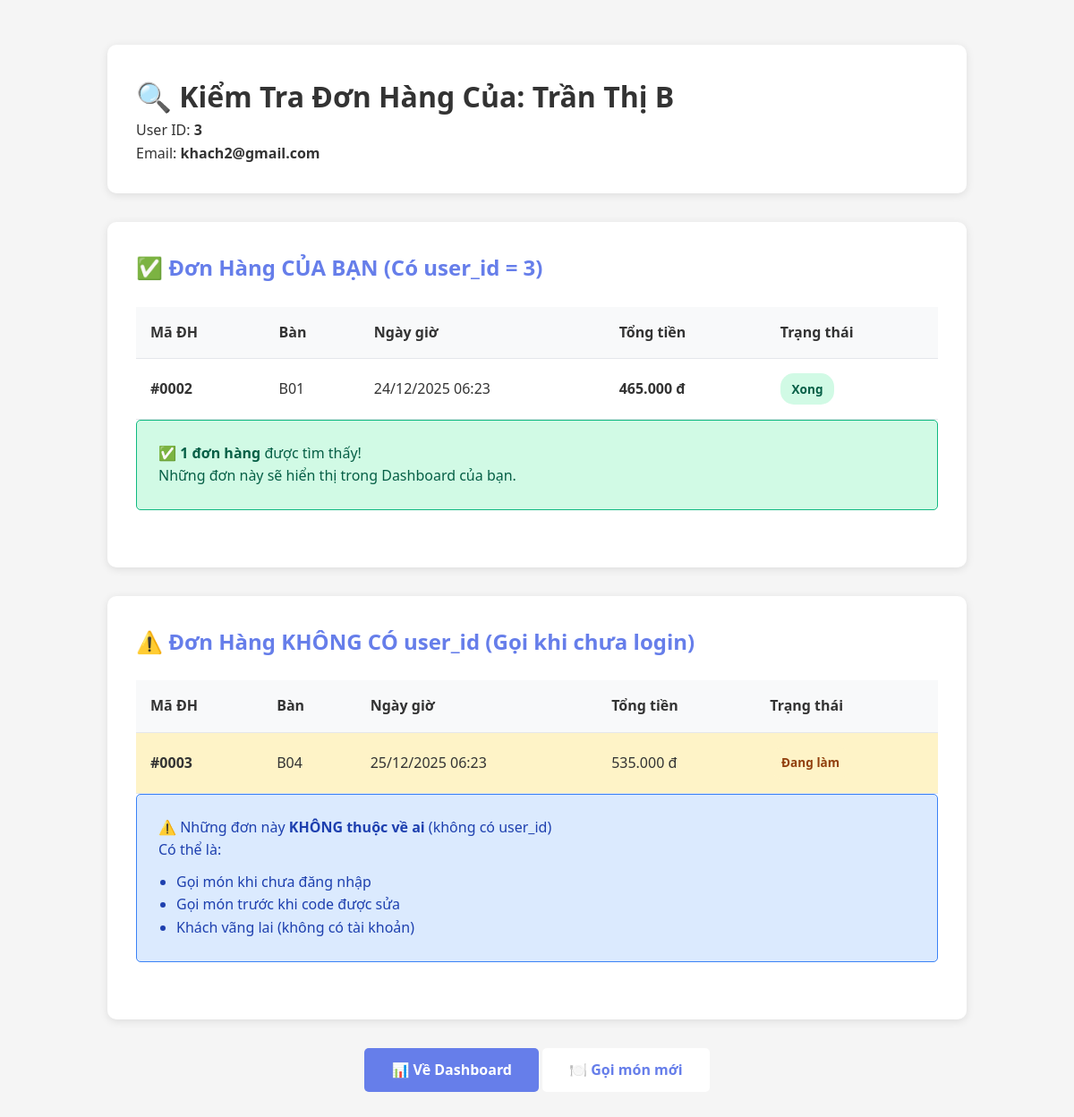
/check_my_orders.php (signed in), run on the app's committed database.
### tables this page shows
CREATE TABLE users (
    id INT PRIMARY KEY AUTO_INCREMENT,
    email VARCHAR(100) NOT NULL UNIQUE COMMENT 'Email đăng nhập (unique)',
    password VARCHAR(255) NOT NULL COMMENT 'Password đã hash (bcrypt)',
    full_name VARCHAR(100) NOT NULL COMMENT 'Họ và tên đầy đủ',
    phone VARCHAR(20) DEFAULT NULL COMMENT 'Số điện thoại',
    role ENUM('customer', 'admin') DEFAULT 'customer' COMMENT 'Vai trò: customer hoặc admin',
    status ENUM('active', 'inactive', 'banned') DEFAULT 'active' COMMENT 'Trạng thái tài khoản',
    avatar VARCHAR(255) DEFAULT NULL COMMENT 'Đường dẫn ảnh đại diện',
    address TEXT DEFAULT NULL COMMENT 'Địa chỉ',
    created_at TIMESTAMP DEFAULT CURRENT_TIMESTAMP COMMENT 'Thời gian tạo',
    updated_at TIMESTAMP DEFAULT CURRENT_TIMESTAMP ON UPDATE CURRENT_TIMESTAMP COMMENT 'Thời gian cập nhật',
    last_login TIMESTAMP NULL DEFAULT NULL COMMENT 'Lần đăng nhập cuối',
    
     
    INDEX idx_email (email),
    INDEX idx_role (role),
    INDEX idx_status (status),
    INDEX idx_created_at (created_at)
);

CREATE TABLE orders (
    id INT PRIMARY KEY AUTO_INCREMENT,
    order_number VARCHAR(20) DEFAULT NULL UNIQUE COMMENT 'Mã đơn hàng (tự động tạo)',
    user_id INT DEFAULT NULL COMMENT 'ID người dùng (nếu đã đăng nhập)',
    table_id INT NOT NULL COMMENT 'ID bàn',
    order_date DATETIME DEFAULT CURRENT_TIMESTAMP COMMENT 'Thời gian đặt hàng',
    total_amount DECIMAL(10, 2) DEFAULT 0 COMMENT 'Tổng tiền',
    discount_amount DECIMAL(10, 2) DEFAULT 0 COMMENT 'Số tiền giảm giá',
    final_amount DECIMAL(10, 2) DEFAULT 0 COMMENT 'Thành tiền cuối cùng',
    status ENUM('pending', 'preparing', 'ready', 'served', 'completed', 'paid', 'cancelled') DEFAULT 'pending' COMMENT 'Trạng thái đơn hàng',
    payment_method ENUM('cash', 'card', 'transfer', 'momo', 'zalopay') DEFAULT 'cash' COMMENT 'Phương thức thanh toán',
    payment_status ENUM('unpaid', 'paid', 'refunded') DEFAULT 'unpaid' COMMENT 'Trạng thái thanh toán',
    paid_at TIMESTAMP NULL DEFAULT NULL COMMENT 'Thời gian thanh toán',
    notes TEXT DEFAULT NULL COMMENT 'Ghi chú đơn hàng',
    created_at TIMESTAMP DEFAULT CURRENT_TIMESTAMP,
    updated_at TIMESTAMP DEFAULT CURRENT_TIMESTAMP ON UPDATE CURRENT_TIMESTAMP,
    
     
    FOREIGN KEY (user_id) REFERENCES users(id) 
        ON DELETE SET NULL 
        ON UPDATE CASCADE,
    FOREIGN KEY (table_id) REFERENCES tables(id)
        ON DELETE RESTRICT 
        ON UPDATE CASCADE,
    
     
    INDEX idx_order_number (order_number),
    INDEX idx_user_id (user_id),
    INDEX idx_table_id (table_id),
    INDEX idx_order_date (order_date),
    INDEX idx_status (status),
    INDEX idx_payment_status (payment_status),
    INDEX idx_created_at (created_at)
);

CREATE TABLE tables (
    id INT PRIMARY KEY AUTO_INCREMENT,
    table_number VARCHAR(10) NOT NULL UNIQUE COMMENT 'Số bàn (VD: B01, B02)',
    capacity INT NOT NULL COMMENT 'Sức chứa (số người)',
    floor INT DEFAULT 1 COMMENT 'Tầng (1, 2, 3...)',
    location VARCHAR(100) DEFAULT NULL COMMENT 'Vị trí (VD: Gần cửa sổ, Góc yên tĩnh)',
    status ENUM('empty', 'occupied', 'reserved', 'cleaning', 'maintenance') DEFAULT 'empty' COMMENT 'Trạng thái bàn',
    notes TEXT DEFAULT NULL COMMENT 'Ghi chú về bàn',
    created_at TIMESTAMP DEFAULT CURRENT_TIMESTAMP,
    updated_at TIMESTAMP DEFAULT CURRENT_TIMESTAMP ON UPDATE CURRENT_TIMESTAMP,
    
    INDEX idx_table_number (table_number),
    INDEX idx_status (status),
    INDEX idx_floor (floor),
    INDEX idx_capacity (capacity)
);

### auth.php (called while the page is built, shortened)
<?php
require_once 'config.php';
function getCurrentUser() {
    $conn = getDBConnection();
    $user_id = $_SESSION['user_id'];
    $result = $conn->query("SELECT id, email, full_name, phone, role FROM users WHERE id = $user_id");
    if ($result && $result->num_rows > 0) {
        return $result->fetch_assoc();
    }
    return null;
}
?>

### config.php (called while the page is built, shortened)
<?php
function formatCurrency($amount) {
    return number_format($amount, 0, ',', '.') . ' đ';
}
function formatDateTime($datetime) {
    return date('d/m/Y H:i', strtotime($datetime));
}
?>

### check_my_orders.php (the view, shortened to what this page needs)
<?php
require_once 'config.php';
require_once 'auth.php';
$conn = getDBConnection();
$user = getCurrentUser();
$user_id = $_SESSION['user_id'];
$my_orders = $conn->query("
    SELECT o.*, t.table_number
    FROM orders o
    LEFT JOIN tables t ON o.table_id = t.id
    WHERE o.user_id = $user_id
    ORDER BY o.order_date DESC
");
$no_user_orders = $conn->query("
    SELECT o.*, t.table_number
    FROM orders o
    LEFT JOIN tables t ON o.table_id = t.id
    WHERE o.user_id IS NULL
    ORDER BY o.order_date DESC
    LIMIT 10
");
?>
<!DOCTYPE html>
<html lang="vi">
<head>
    <link rel="stylesheet" href="assets/css/style.css">
</head>
<body>
    <div class="container" style="max-width: 1000px; margin: 50px auto;">
        <div class="admin-section">
            <h1>🔍 Kiểm Tra Đơn Hàng Của: <?php echo htmlspecialchars($user['full_name']); ?></h1>
            <p>User ID: <strong><?php echo $user_id; ?></strong></p>
            <p>Email: <strong><?php echo htmlspecialchars($user['email']); ?></strong></p>
        </div>
        <div class="admin-section">
            <h2>✅ Đơn Hàng CỦA BẠN (Có user_id = <?php echo $user_id; ?>)</h2>
            <?php if ($my_orders->num_rows > 0): ?>
            <div class="table-responsive">
                <table class="data-table">
                    <thead>
                        <tr>
                            <th>Mã ĐH</th>
                            <th>Bàn</th>
                            <th>Ngày giờ</th>
                            <th>Tổng tiền</th>
                            <th>Trạng thái</th>
                        </tr>
                    </thead>
                    <tbody>
                        <?php while ($order = $my_orders->fetch_assoc()): ?>
                        <tr>
                            <td><strong>#<?php echo str_pad($order['id'], 4, '0', STR_PAD_LEFT); ?></strong></td>
                            <td><?php echo $order['table_number']; ?></td>
                            <td><?php echo formatDateTime($order['order_date']); ?></td>
                            <td><strong><?php echo formatCurrency($order['total_amount']); ?></strong></td>
                            <td>
                                <span class="badge badge-<?php echo $order['status']; ?>">
                                    <?php
                                    $status = [
                                        'pending' => 'Chờ',
                                        'preparing' => 'Đang làm',
                                        'completed' => 'Xong',
                                        'paid' => 'Đã thanh toán'
                                    ];
                                    echo $status[$order['status']];
                                    ?>
                                </span>
                            </td>
                        </tr>
                        <?php endwhile; ?>
                    </tbody>
                </table>
            </div>
            <div class="alert alert-success">
                <p>✅ <strong><?php echo $my_orders->num_rows; ?> đơn hàng</strong> được tìm thấy!</p>
                <p>Những đơn này sẽ hiển thị trong Dashboard của bạn.</p>
            </div>
            <?php endif; ?>
        </div>
        <div class="admin-section">
            <h2>⚠️ Đơn Hàng KHÔNG CÓ user_id (Gọi khi chưa login)</h2>
            <?php if ($no_user_orders->num_rows > 0): ?>
            <div class="table-responsive">
                <table class="data-table">
                    <thead>
                        <tr>
                            <th>Mã ĐH</th>
                            <th>Bàn</th>
                            <th>Ngày giờ</th>
                            <th>Tổng tiền</th>
                            <th>Trạng thái</th>
                        </tr>
                    </thead>
                    <tbody>
                        <?php while ($order = $no_user_orders->fetch_assoc()): ?>
                        <tr style="background: #fef3c7;">
                            <td><strong>#<?php echo str_pad($order['id'], 4, '0', STR_PAD_LEFT); ?></strong></td>
                            <td><?php echo $order['table_number']; ?></td>
                            <td><?php echo formatDateTime($order['order_date']); ?></td>
                            <td><?php echo formatCurrency($order['total_amount']); ?></td>
                            <td>
                                <span class="badge badge-<?php echo $order['status']; ?>">
                                    <?php
                                    $status = [
                                        'pending' => 'Chờ',
                                        'preparing' => 'Đang làm',
                                        'completed' => 'Xong',
                                        'paid' => 'Đã thanh toán'
                                    ];
                                    echo $status[$order['status']];
                                    ?>
                                </span>
                            </td>
                        </tr>
                        <?php endwhile; ?>
                    </tbody>
                </table>
            </div>
            <div class="alert alert-info">
                <p>⚠️ Những đơn này <strong>KHÔNG thuộc về ai</strong> (không có user_id)</p>
                <p>Có thể là:</p>
                <ul style="margin: 10px 0 0 20px;">
                    <li>Gọi món khi chưa đăng nhập</li>
                    <li>Gọi món trước khi code được sửa</li>
                    <li>Khách vãng lai (không có tài khoản)</li>
                </ul>
            </div>
            <?php else: ?>
            <p style="text-align: center; color: #666;">Không có đơn nào không có user_id</p>
            <?php endif; ?>
        </div>
        <div style="text-align: center; margin-top: 30px;">
            <a href="customer_dashboard.php" class="btn btn-primary">📊 Về Dashboard</a>
            <a href="order.php" class="btn btn-secondary">🍽️ Gọi món mới</a>
        </div>
    </div>
</body>
</html>

### assets/css/style.css (style rules this page uses)
* { margin: 0; padding: 0; box-sizing: border-box; }
body { font-family: 'Segoe UI', Tahoma, Geneva, Verdana, sans-serif; line-height: 1.6; color: #333; background-color: #f5f5f5; }
.container { max-width: 1200px; margin: 0 auto; padding: 0 20px; }
.btn { padding: 12px 30px; border: none; border-radius: 5px; cursor: pointer; text-decoration: none; display: inline-block; font-size: 1rem; transition: transform 0.2s, box-shadow 0.2s; font-weight: 600; }
.btn-primary { background: #667eea; color: white; }
.btn-secondary { background: white; color: #667eea; }
.alert { padding: 1.5rem; border-radius: 5px; margin-bottom: 2rem; }
.alert-success { background: #d1fae5; color: #065f46; border: 1px solid #10b981; }
.alert-info { background: #dbeafe; color: #1e40af; border: 1px solid #3b82f6; }
.admin-section { background: white; padding: 2rem; border-radius: 10px; box-shadow: 0 2px 10px rgba(0,0,0,0.1); margin-bottom: 2rem; }
.admin-section h2 { margin-bottom: 1.5rem; color: #667eea; }
.data-table { width: 100%; border-collapse: collapse; background: white; }
.data-table th, .data-table td { padding: 1rem; text-align: left; border-bottom: 1px solid #e5e7eb; }
.data-table th { background: #f8f9fa; font-weight: 600; color: #333; }
.table-responsive { overflow-x: auto; }
.badge { padding: 0.4rem 0.8rem; border-radius: 15px; font-size: 0.85rem; font-weight: 600; display: inline-block; }
.badge-preparing { background: #fef3c7; color: #92400e; }
.badge-completed { background: #d1fae5; color: #065f46; }

### data on the page
users: full_name "Trần Thị B", email "khach2@gmail.com"
orders: id "0002", table.table_number "B01", order_date "24/12/2025 06:23", total_amount "465.000 đ", status "Xong", table "1"
orders: id "0003", table.table_number "B04", order_date "25/12/2025 06:23", total_amount "535.000 đ", status "Đang làm"

### other printed values
$user_id "3"
